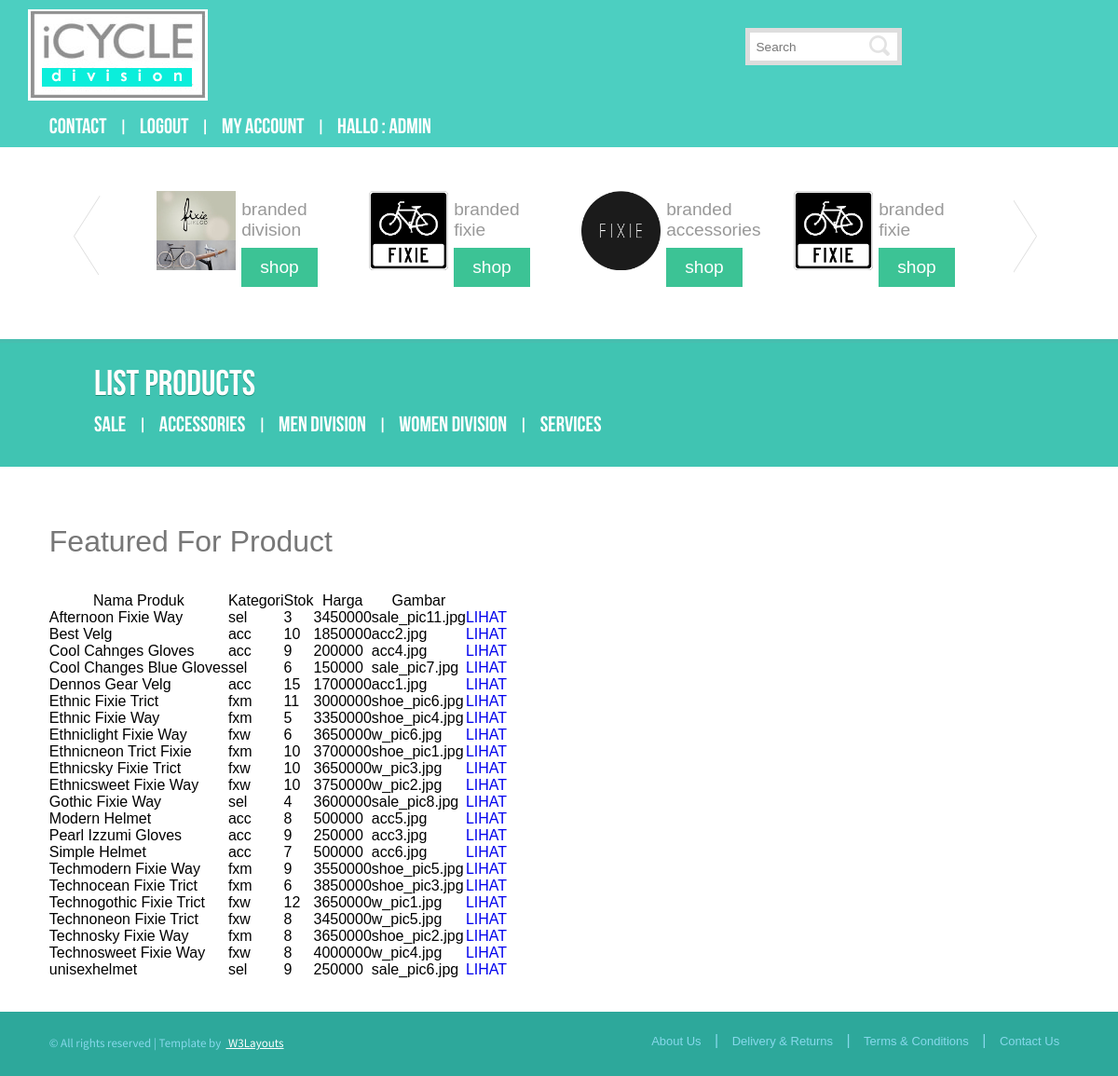
The page /listproduk.php (signed in) on the database its author committed.
### tables this page shows
CREATE TABLE IF NOT EXISTS `daftar` (
  `idCustomer` int(11) NOT NULL AUTO_INCREMENT,
  `username` varchar(50) DEFAULT NULL,
  `name` varchar(50) DEFAULT NULL,
  `email` varchar(50) NOT NULL,
  `password` varchar(50) NOT NULL,
  `address` varchar(50) DEFAULT NULL,
  `country` varchar(50) DEFAULT NULL,
  `telp` varchar(50) DEFAULT NULL,
  `level` varchar(50) DEFAULT NULL,
  PRIMARY KEY (`idCustomer`)
);

CREATE TABLE IF NOT EXISTS `listproduk` (
  `idProduk` varchar(50) DEFAULT NULL,
  `nama` varchar(50) DEFAULT NULL,
  `kategori` varchar(50) DEFAULT NULL,
  `stock` int(11) DEFAULT NULL,
  `harga` double DEFAULT NULL,
  `image_name` varchar(50) DEFAULT NULL
);

### listproduk.php (the view, shortened to what this page needs)
<?php
if ( !isset($_SESSION['username']) ) {
    header('location:listproduk.php');
}
else {
    $nama = $_SESSION['username'];
$query = mysql_query("SELECT * FROM daftar WHERE username = '$nama'");
$hasil = mysql_fetch_array($query);
}
?>
<!DOCTYPE HTML>
<html>
<head>
<link href="css/style.css" rel="stylesheet" type="text/css" media="all" />
	<link href="css/slider.css" rel="stylesheet" type="text/css" media="all" />
		<link href="css/owl.carousel.css" rel="stylesheet">
</head>
<body>
<div class="header_bg">
<div class="wrap">
			<div class="header-bottom-left">
				<div class="logo">
					<a href="index.html"><img src="images/logo.png" alt=""/></a>
				</div>
		</div>
	   <div class="header-bottom-right">
         <div class="search">
				<input type="text" name="s" class="textbox" value="Search" onfocus="this.value = '';" onblur="if (this.value == '') {this.value = 'Search';}">
				<input type="submit" value="Subscribe" id="submit" name="submit">
		 </div>
     </div>
</div>
<div class="header_btm">
<div class="wrap">
	<div class="header_sub">
		<div class="h_menu">
			<ul>
				<li><a href="contact.php">Contact</a></li> |
                <li><a href="index.php">LogOut</a></li> |
                <li><a href="view_cart.php">My Account</a></li> |
                 <li><a>
				 <?php
	echo "Hallo : " . $hasil['username'] . "<br />";
		 ?>
         </a></li>
	  </div>
</div>
</div>
</div>
        </div>
<div class="wrap">
	<div id="owl-demo" class="owl-carousel">
		<div class="item" onclick="location.href='home.html';">
			<div class="cau_left">
				<img class="lazyOwl" data-src="images/c1.jpg" alt="Lazy Owl Image">
			</div>
			<div class="cau_left">
				<h4><a href="home.html">branded division</a></h4>
				<a href="home.html" class="btn">shop</a>
			</div>
		</div>
		<div class="item" onclick="location.href='home.html';">
			<div class="cau_left">
				<img class="lazyOwl" data-src="images/c2.jpg" alt="Lazy Owl Image">
			</div>
			<div class="cau_left">
				<h4><a href="home.html">branded fixie</a></h4>
				<a href="home.html" class="btn">shop</a>
			</div>
		</div>
		<div class="item" onclick="location.href='accessories.html';">
			<div class="cau_left">
				<img class="lazyOwl" data-src="images/c3.jpg" alt="Lazy Owl Image">
			</div>
			<div class="cau_left">
				<h4><a href="accessories.html">branded accessories</a></h4>
				<a href="accessories.html" class="btn">shop</a>
			</div>
		</div>
		<div class="item" onclick="location.href='home.html';">
			<div class="cau_left">
				<img class="lazyOwl" data-src="images/c2.jpg" alt="Lazy Owl Image">
			</div>
			<div class="cau_left">
				<h4><a href="home.html">branded fixie</a></h4>
				<a href="home.html" class="btn">shop</a>
			</div>
		</div>
	</div>
</div>
<div class="main_bg1">
<div class="wrap">
	<div class="main1">
        <div class="wrap">
	<div class="header_sub">
		<div class="h_menu">
				<h2>list products</h2>
			<ul>
				<li><a href="sale.php">sale</a></li> |
				<li><a href="accessories.php">accessories</a></li> |
				<li><a href="men.php">Men Division</a></li> |
                <li><a href="women.php">Women Division</a></li> |
				<li><a href="service.php">services</a></li>
			</ul>
		</div>
</div>
</div>
	</div>
</div>
</div>
<div class="main_bg">
<div class="wrap">
	<div class="main">
	<div class="center_content">
    <div class="left_content">
    <h2 class="style top">Featured For Product</h2><br></br>
      <div class="feat_prod_box">
	  <form name="tiga" method="post">
	  <table border='1' align='center'>
            <tr><th>Nama Produk</th><th>Kategori</th><th>Stok</th><th>Harga</th><th>Gambar</th><th></th></tr>
                <?php
                    $query = "SELECT * FROM listproduk ORDER BY nama ";
                    $exe = mysql_query($query);
                    while($row = mysql_fetch_assoc($exe)){
                    ?>
 					<tr>
 					<td><?php echo $row['nama']; ?></td>
					<td><?php echo $row['kategori']; ?></td>
					<td><?php echo $row['stock']; ?></td>
					<td><?php echo $row['harga']; ?></td>
					<td><?php echo $row['image_name']; ?></td>
					<td><a href="viewdetailproduk.php?id=<?php echo $row['idProduk'] ?>">LIHAT</a></td>
					</tr>
                <?php
                    }
                ?>
        </table>
		</form>
      </div>
      <br>
    </div>
    </div>
    </div>
    </div>
			</div>
<div class="footer_bg1">
<div class="wrap">
	<div class="footer">
		<div class="copy">
			<p class="link">&copy;  All rights reserved | Template by&nbsp;&nbsp;<a href="http://w3layouts.com/"> W3Layouts</a></p>
		</div>
        <div class="f-list2">
				  <ul>
					<li class="active"><a href="index.html">About Us</a></li> |
					<li><a href="service.html">Delivery & Returns</a></li> |
					<li><a href="service.html">Terms & Conditions</a></li> |
					<li><a href="contact.html">Contact Us</a></li>
				  </ul>
			   </div>
	</div>
</div>
</div>
</body>
</html>

### rows shown on the page
daftar: username "ADMIN"
listproduk: nama "Afternoon Fixie Way", kategori "sel", stock "3", harga "3450000", image_name "sale_pic11.jpg"
listproduk: nama "Best Velg", kategori "acc", stock "10", harga "1850000", image_name "acc2.jpg"
listproduk: nama "Cool Cahnges Gloves", kategori "acc", stock "9", harga "200000", image_name "acc4.jpg"
listproduk: nama "Cool Changes Blue Gloves", kategori "sel", stock "6", harga "150000", image_name "sale_pic7.jpg"
listproduk: nama "Dennos Gear Velg", kategori "acc", stock "15", harga "1700000", image_name "acc1.jpg"
listproduk: nama "Ethnic Fixie Trict", kategori "fxm", stock "11", harga "3000000", image_name "shoe_pic6.jpg"
listproduk: nama "Ethnic Fixie Way", kategori "fxm", stock "5", harga "3350000", image_name "shoe_pic4.jpg"
listproduk: nama "Ethniclight Fixie Way", kategori "fxw", stock "6", harga "3650000", image_name "w_pic6.jpg"
listproduk: nama "Ethnicneon Trict Fixie", kategori "fxm", stock "10", harga "3700000", image_name "shoe_pic1.jpg"
listproduk: nama "Ethnicsky Fixie Trict", kategori "fxw", stock "10", harga "3650000", image_name "w_pic3.jpg"
listproduk: nama "Ethnicsweet Fixie Way", kategori "fxw", stock "10", harga "3750000", image_name "w_pic2.jpg"
listproduk: nama "Gothic Fixie Way", kategori "sel", stock "4", harga "3600000", image_name "sale_pic8.jpg"
listproduk: nama "Modern Helmet", kategori "acc", stock "8", harga "500000", image_name "acc5.jpg"
listproduk: nama "Pearl Izzumi Gloves", kategori "acc", stock "9", harga "250000", image_name "acc3.jpg"
listproduk: nama "Simple Helmet", kategori "acc", stock "7", harga "500000", image_name "acc6.jpg"
listproduk: nama "Techmodern Fixie Way", kategori "fxm", stock "9", harga "3550000", image_name "shoe_pic5.jpg"
listproduk: nama "Technocean Fixie Trict", kategori "fxm", stock "6", harga "3850000", image_name "shoe_pic3.jpg"
listproduk: nama "Technogothic Fixie Trict", kategori "fxw", stock "12", harga "3650000", image_name "w_pic1.jpg"
listproduk: nama "Technoneon Fixie Trict", kategori "fxw", stock "8", harga "3450000", image_name "w_pic5.jpg"
listproduk: nama "Technosky Fixie Way", kategori "fxm", stock "8", harga "3650000", image_name "shoe_pic2.jpg"
listproduk: nama "Technosweet Fixie Way", kategori "fxw", stock "8", harga "4000000", image_name "w_pic4.jpg"
listproduk: nama "unisexhelmet", kategori "sel", stock "9", harga "250000", image_name "sale_pic6.jpg"
